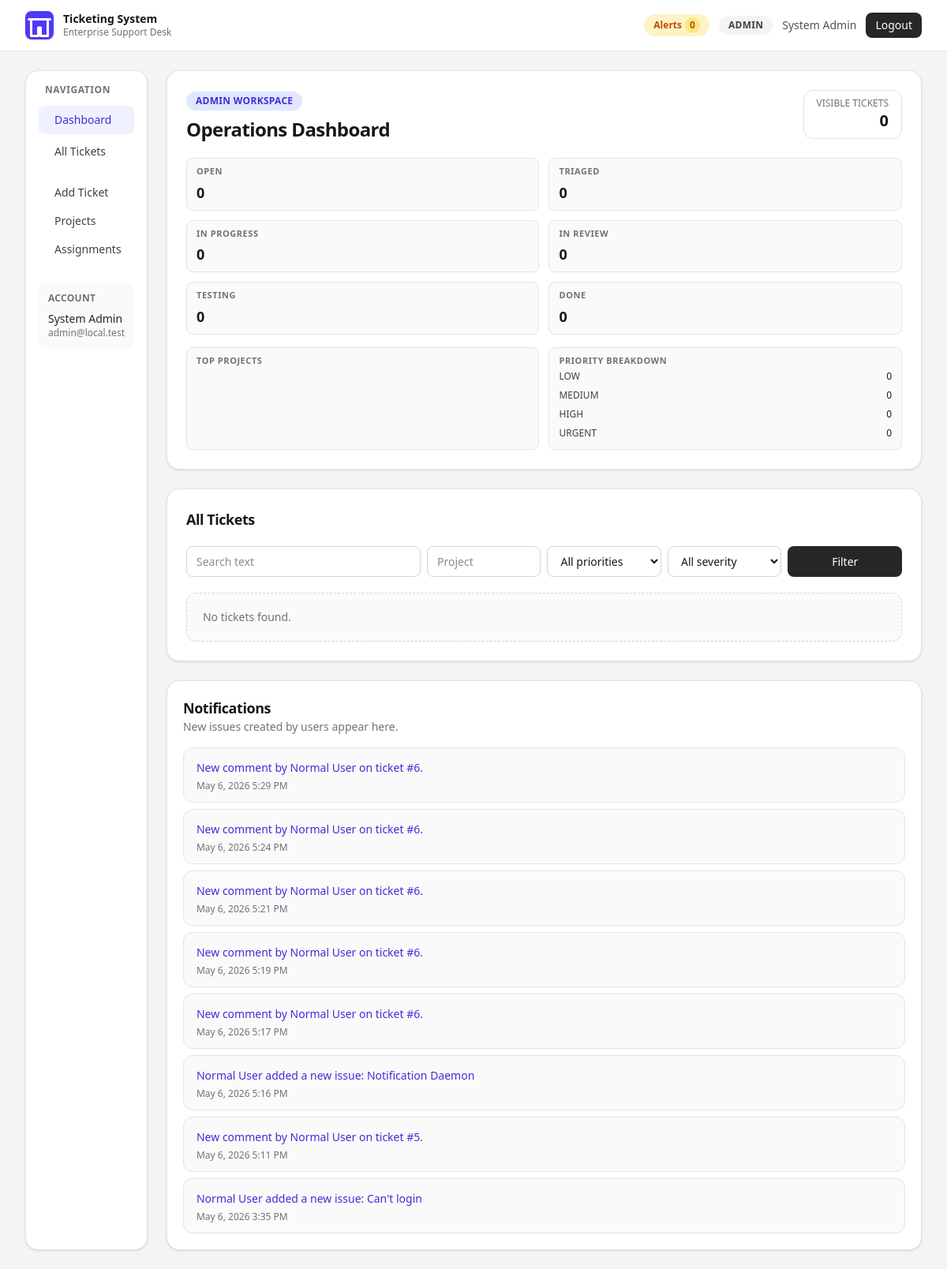
Before: /?status=TRIAGED (signed in) with the older database file.
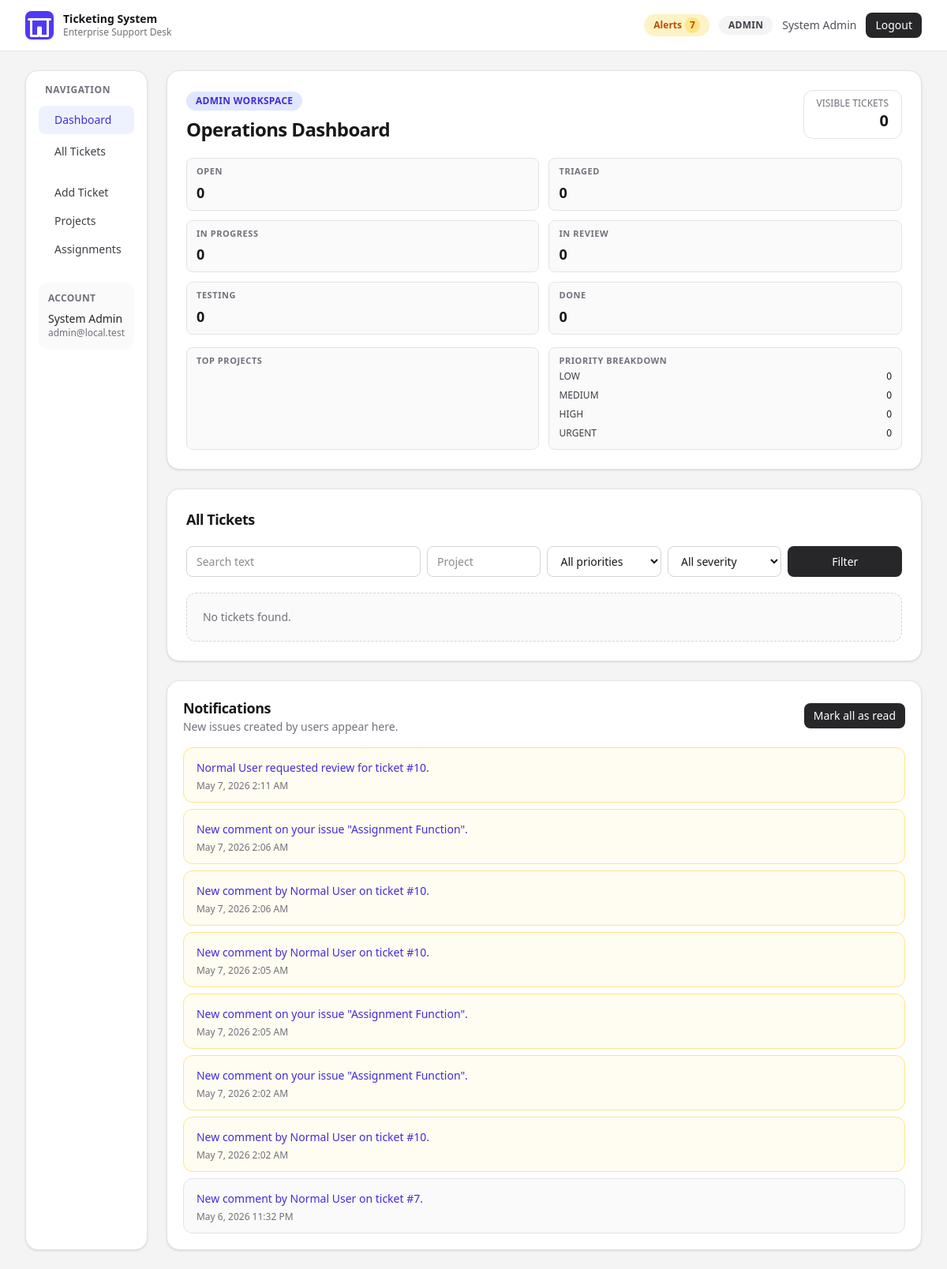
After: the same page with the newer database file.
### tables this page shows
CREATE TABLE "Notification" (
    "id" INTEGER NOT NULL PRIMARY KEY AUTOINCREMENT,
    "userId" INTEGER NOT NULL,
    "ticketId" INTEGER,
    "message" TEXT NOT NULL,
    "isRead" BOOLEAN NOT NULL DEFAULT false,
    "createdAt" DATETIME NOT NULL DEFAULT CURRENT_TIMESTAMP, commentId INTEGER,
    CONSTRAINT "Notification_userId_fkey" FOREIGN KEY ("userId") REFERENCES "User" ("id") ON DELETE CASCADE ON UPDATE CASCADE,
    CONSTRAINT "Notification_ticketId_fkey" FOREIGN KEY ("ticketId") REFERENCES "Ticket" ("id") ON DELETE SET NULL ON UPDATE CASCADE
);

### src/db.php (called while the page is built, shortened)
<?php
function db(): PDO
{
    static $pdo = null;
    if ($pdo instanceof PDO) {
        return $pdo;
    }
    $databasePath = dirname(__DIR__) . '/prisma/dev.db';
    $pdo = new PDO('sqlite:' . $databasePath);
    $pdo->setAttribute(PDO::ATTR_ERRMODE, PDO::ERRMODE_EXCEPTION);
    $pdo->setAttribute(PDO::ATTR_DEFAULT_FETCH_MODE, PDO::FETCH_ASSOC);
    return $pdo;
}

### src/tickets.php (called while the page is built, shortened)
<?php
function listAssignableUsers(): array
{
    return db()->query(
        "SELECT id, name, role FROM User ORDER BY name ASC"
    )->fetchAll();
}
function listUserNotifications(array $user, int $limit = 8): array
{
    $stmt = db()->prepare(
'SELECT id, ticketId, commentId, message, isRead, createdAt
          FROM Notification
          WHERE userId = :userId
          ORDER BY createdAt DESC
          LIMIT :limit'
    );
    $stmt->bindValue(':userId', (int) $user['id'], PDO::PARAM_INT);
    $stmt->bindValue(':limit', max(1, $limit), PDO::PARAM_INT);
    $stmt->execute();
    return $stmt->fetchAll();
}
function unreadNotificationCount(array $user): int
{
    $stmt = db()->prepare(
        'SELECT COUNT(*) FROM Notification WHERE userId = :userId AND isRead = 0'
    );
    $stmt->execute(['userId' => (int) $user['id']]);
    return (int) $stmt->fetchColumn();
}

### src/auth.php (called while the page is built, shortened)
<?php
function isAdmin(array $user): bool
{
    return ($user['role'] ?? '') === 'ADMIN';
}

### public/index.php (the view, shortened to what the changed rows need)
<?php
require_once __DIR__ . '/../src/db.php';
require_once __DIR__ . '/../src/auth.php';
require_once __DIR__ . '/../src/tickets.php';
$loginError = null;
$user = currentUser();
$adminNotifications = [];
$unreadNotificationCount = 0;
try {
    if ($user !== null) {
        $adminNotifications = listUserNotifications($user);
        $unreadNotificationCount = unreadNotificationCount($user);
        $assignableUsers = listAssignableUsers();
    }
} catch (Throwable $e) {
    $error = $e->getMessage();
    $tickets = [];
}
$statusCounts = array_fill_keys(ALLOWED_STATUSES, 0);
$priorityCounts = [];
?>
<!DOCTYPE html>
<html lang="en">
<head>
  <link rel="stylesheet" href="/assets/app.css">
</head>
<body class="min-h-screen bg-zinc-100 text-zinc-900 antialiased">
  <nav class="sticky top-0 z-30 border-b border-zinc-200 bg-white/95 backdrop-blur">
    <div class="mx-auto flex h-16 max-w-[1400px] items-center justify-between px-4 sm:px-6 lg:px-8">
      <div class="flex items-center gap-3">
        <?php if ($user !== null): ?>
          <a id="admin-alert-chip" href="#notifications-section" class="inline-flex items-center gap-1 rounded-full bg-amber-100 px-3 py-1 text-xs font-semibold text-amber-700 hover:bg-amber-200">
            Alerts
            <span id="admin-alert-count" class="rounded-full bg-amber-200 px-1.5 py-0.5"><?= $unreadNotificationCount ?></span>
          </a>
          <span class="rounded-full bg-zinc-100 px-3 py-1 text-xs font-semibold uppercase tracking-wide text-zinc-700"><?= htmlspecialchars((string) $user['role'], ENT_QUOTES, 'UTF-8') ?></span>
          <span class="hidden text-sm text-zinc-600 md:inline"><?= htmlspecialchars((string) $user['name'], ENT_QUOTES, 'UTF-8') ?></span>
          <form method="post">
            <button class="rounded-lg bg-zinc-800 px-3 py-1.5 text-sm font-medium text-white transition hover:bg-zinc-900">Logout</button>
          </form>
        <?php else: ?>
          <span class="text-sm text-zinc-600">Sign in required</span>
        <?php endif; ?>
      </div>
    </div>
  </nav>
  <main class="mx-auto max-w-[1400px] px-4 py-6 sm:px-6 lg:px-8">
    <?php if ($user === null): ?>
      <section class="mx-auto grid max-w-5xl overflow-hidden rounded-3xl border border-zinc-200/80 bg-white shadow-2xl shadow-indigo-900/10 lg:grid-cols-2">
        <div class="relative hidden bg-gradient-to-br from-indigo-600 via-indigo-700 to-violet-700 p-8 text-white lg:block">
          <div class="absolute -right-16 -top-16 h-48 w-48 rounded-full bg-white/10"></div>
          <div class="absolute -bottom-14 -left-14 h-40 w-40 rounded-full bg-violet-300/20"></div>
          <p class="relative inline-flex rounded-full border border-white/30 bg-white/10 px-3 py-1 text-xs font-semibold uppercase tracking-widest">Support Portal</p>
          <h1 class="relative mt-6 text-3xl font-bold leading-tight">Professional ticket management for your team</h1>
          <p class="relative mt-4 text-sm text-indigo-100">Stay on top of incidents with role-based access, clear priorities, and streamlined workflows.</p>
        </div>
        <div class="p-6 sm:p-8">
          <h1 class="text-2xl font-bold tracking-tight text-zinc-900">Sign in to Dashboard</h1>
          <p class="mt-2 text-sm text-zinc-600">Use seeded accounts: `admin@local.test` / `admin123` or `user@local.test` / `user123`.</p>
        <?php if ($loginError !== null): ?>
          <div class="mt-4 rounded-xl border border-rose-200 bg-rose-50 px-3 py-2 text-sm text-rose-700"><?= htmlspecialchars($loginError, ENT_QUOTES, 'UTF-8') ?></div>
        <?php endif; ?>
        <form method="post" class="mt-6 space-y-4">
          <input type="hidden" name="action" value="login">
          <label class="block text-sm">
            <span class="mb-1.5 block font-medium text-zinc-700">Email</span>
            <input name="email" type="email" required class="w-full rounded-xl border border-zinc-300 px-3 py-2.5 focus:border-indigo-300 focus:outline-none focus:ring focus:ring-indigo-200">
          </label>
          <label class="block text-sm">
            <span class="mb-1.5 block font-medium text-zinc-700">Password</span>
            <input name="password" type="password" required class="w-full rounded-xl border border-zinc-300 px-3 py-2.5 focus:border-indigo-300 focus:outline-none focus:ring focus:ring-indigo-200">
          </label>
          <button class="inline-flex w-full justify-center rounded-xl bg-indigo-600 px-4 py-2.5 font-medium text-white shadow-sm shadow-indigo-600/30 transition hover:-translate-y-0.5 hover:bg-indigo-700">Sign In</button>
        </form>
        </div>
      </section>
    <?php else: ?>
      <section class="flex gap-6">
        <div class="flex-1 space-y-6">
          <header class="rounded-2xl border border-zinc-200 bg-white p-6 shadow-sm">
            <div class="flex flex-wrap items-start justify-between gap-4">
              <div>
                <h1 class="mt-2 text-2xl font-bold tracking-tight"><?= isAdmin($user) ? 'Operations Dashboard' : 'My Support Dashboard' ?></h1>
              </div>
            </div>
            <div class="mt-5 grid gap-3 sm:grid-cols-2 xl:grid-cols-4">
              <?php foreach (ALLOWED_STATUSES as $status): ?>
                <div class="rounded-lg border border-zinc-200 bg-zinc-50 px-3 py-2">
                  <p class="text-[11px] font-semibold uppercase tracking-wider text-zinc-500"><?= htmlspecialchars(str_replace('_', ' ', $status), ENT_QUOTES, 'UTF-8') ?></p>
                  <p class="mt-1 text-lg font-semibold text-zinc-900"><?= (int) $statusCounts[$status] ?></p>
                </div>
              <?php endforeach; ?>
            </div>
            <?php if (isAdmin($user)): ?>
            <div class="mt-4 grid gap-3 sm:grid-cols-2">
              <div class="rounded-lg border border-zinc-200 bg-zinc-50 px-3 py-2">
                <?php foreach (ALLOWED_PRIORITIES as $p): ?>
                  <div class="flex justify-between text-xs py-1">
                    <span class="text-zinc-700"><?= $p ?></span>
                    <span class="font-medium"><?= $priorityCounts[$p] ?? 0 ?></span>
                  </div>
                <?php endforeach; ?>
              </div>
            </div>
            <?php endif; ?>
          </header>
            <div class="rounded-2xl border border-zinc-200 bg-white p-6 shadow-sm xl:col-span-12">
              <div class="mb-5 flex flex-wrap items-center justify-between gap-3">
                <h2 class="text-lg font-semibold tracking-tight"><?= isAdmin($user) ? 'All Tickets' : 'My Tickets' ?></h2>
              </div>
            </div>
          <section id="notifications-section" class="rounded-2xl border border-zinc-200 bg-white p-5 shadow-sm">
            <div class="flex flex-wrap items-center justify-between gap-3">
              <div>
                <h2 class="text-lg font-semibold tracking-tight">Notifications</h2>
              </div>
              <?php if ($unreadNotificationCount > 0): ?>
                <form method="post" id="mark-read-form">
                  <button class="rounded-lg bg-zinc-800 px-3 py-1.5 text-sm font-medium text-white hover:bg-zinc-900">
                    Mark all as read
                  </button>
                </form>
              <?php endif; ?>
            </div>
            <div id="admin-notification-list" class="mt-4 space-y-2">
              <?php foreach ($adminNotifications as $notification): ?>
                <article class="rounded-xl border px-4 py-3 <?= (int) $notification['isRead'] === 0 ? 'border-amber-200 bg-amber-50/70' : 'border-zinc-200 bg-zinc-50' ?>">
                  <?php if (!empty($notification['ticketId'])): ?>
                    <?php $commentHash = !empty($notification['commentId']) ? '#comment-' . (int) $notification['commentId'] : (str_contains((string) $notification['message'], 'comment') ? '#comments' : ''); ?>
                    <a href="/issue.php?id=<?= (int) $notification['ticketId'] ?><?= $commentHash ?>" class="text-sm font-medium text-indigo-700 hover:underline">
                      <?= htmlspecialchars((string) $notification['message'], ENT_QUOTES, 'UTF-8') ?>
                    </a>
                  <?php else: ?>
                    <p class="text-sm font-medium text-zinc-800"><?= htmlspecialchars((string) $notification['message'], ENT_QUOTES, 'UTF-8') ?></p>
                  <?php endif; ?>
                  <p class="mt-1 text-xs text-zinc-500"><?= htmlspecialchars(date('M j, Y g:i A', strtotime((string) $notification['createdAt'])), ENT_QUOTES, 'UTF-8') ?></p>
                </article>
              <?php endforeach; ?>
            </div>
          </section>
        </div>
      </section>
    <?php endif; ?>
  </main>
</body>
</html>

Changed rows visible on the page:
no longer on this page (row unchanged): notification: message "New comment by Normal User on ticket #6.", createdAt "May 6, 2026 5:29 PM"
no longer on this page (row unchanged): notification: message "New comment by Normal User on ticket #6.", createdAt "May 6, 2026 5:24 PM"
no longer on this page (row unchanged): notification: message "New comment by Normal User on ticket #6.", createdAt "May 6, 2026 5:21 PM"
no longer on this page (row unchanged): notification: message "New comment by Normal User on ticket #6.", createdAt "May 6, 2026 5:19 PM"
no longer on this page (row unchanged): notification: message "New comment by Normal User on ticket #6.", createdAt "May 6, 2026 5:17 PM"
no longer on this page (row unchanged): notification: message "Normal User added a new issue: Notification Daemon", createdAt "May 6, 2026 5:16 PM"
no longer on this page (row unchanged): notification: message "New comment by Normal User on ticket #5.", createdAt "May 6, 2026 5:11 PM"
no longer on this page (row unchanged): notification: message "Normal User added a new issue: Can't login", createdAt "May 6, 2026 3:35 PM"
added notification: message "Normal User requested review for ticket #10.", createdAt "May 7, 2026 2:11 AM", isRead False (drawn)
added notification: message "New comment on your issue \"Assignment Function\".", createdAt "May 7, 2026 2:06 AM", isRead False (drawn)
added notification: message "New comment by Normal User on ticket #10.", createdAt "May 7, 2026 2:06 AM", isRead False (drawn)
added notification: message "New comment by Normal User on ticket #10.", createdAt "May 7, 2026 2:05 AM", isRead False (drawn)
added notification: message "New comment on your issue \"Assignment Function\".", createdAt "May 7, 2026 2:05 AM", isRead False (drawn)
added notification: message "New comment on your issue \"Assignment Function\".", createdAt "May 7, 2026 2:02 AM", isRead False (drawn)
added notification: message "New comment by Normal User on ticket #10.", createdAt "May 7, 2026 2:02 AM", isRead False (drawn)
added notification: message "New comment by Normal User on ticket #7.", createdAt "May 6, 2026 11:32 PM"
Other visible differences:
$unreadNotificationCount: "0" → "7"
text now shown: "Mark all as read"
